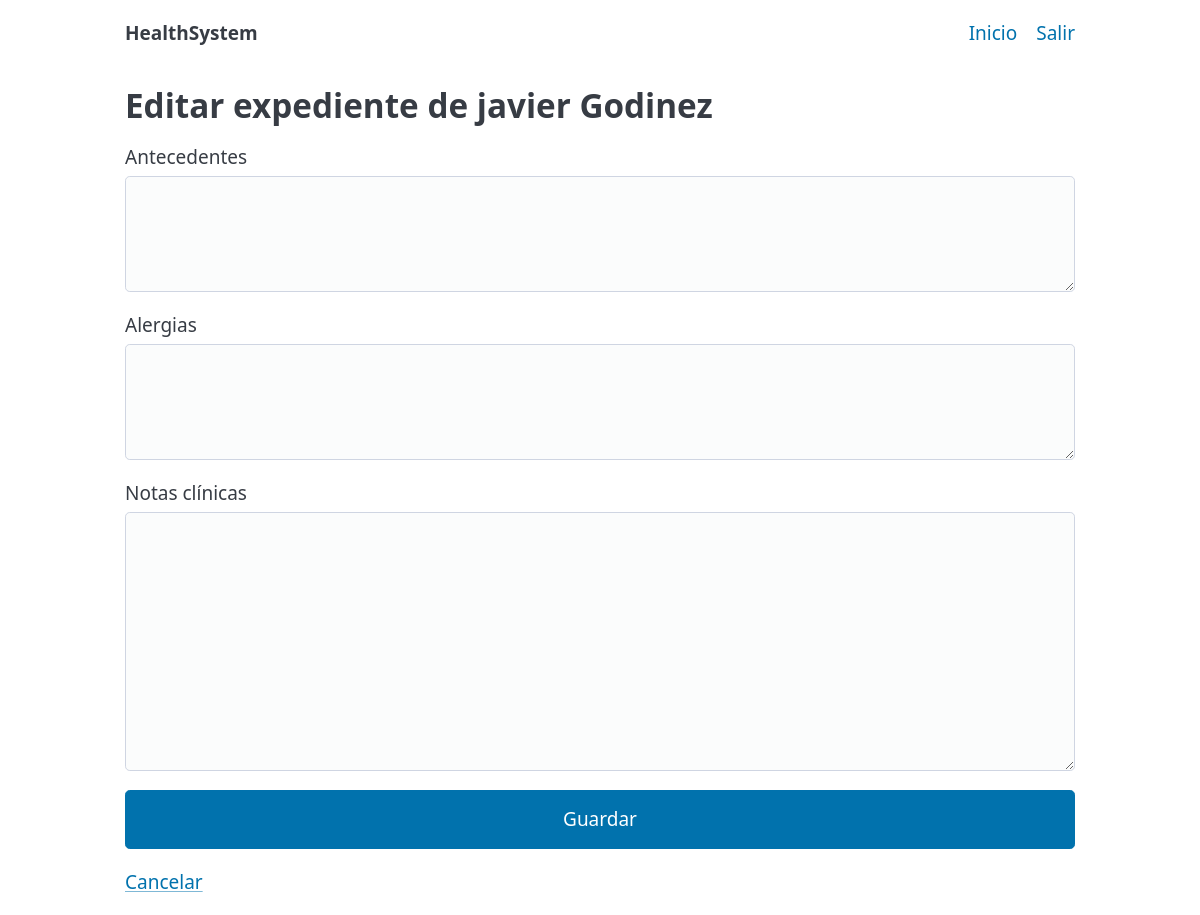
/expediente/1/editar (signed in), run on an earlier commit of the app's database.
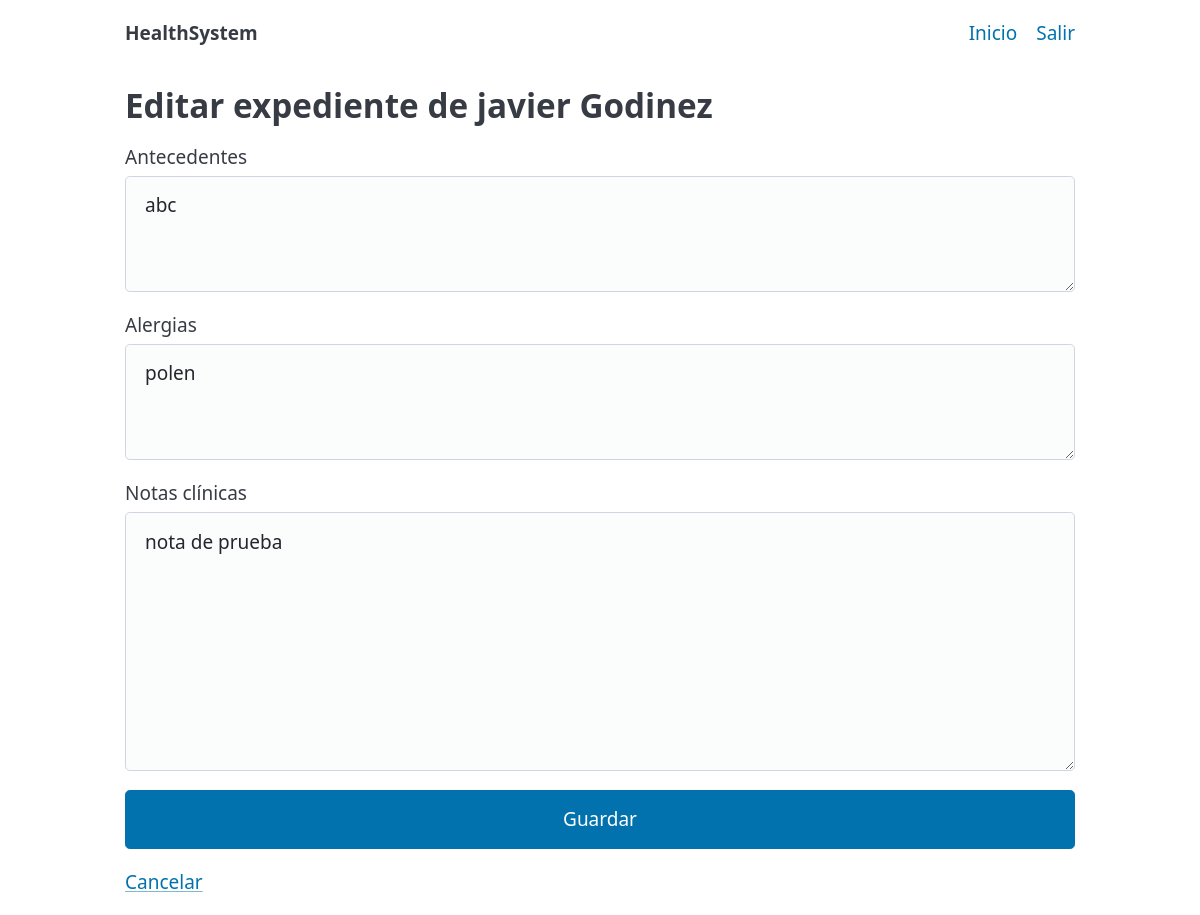
And on a later commit of the database.
### models.py (models this page shows)
class Expediente(Base):
    __tablename__ = "expedientes"
    id = Column(Integer, primary_key=True)
    paciente_id = Column(Integer, ForeignKey("usuarios.id"), unique=True, nullable=False)
    antecedentes = Column(String, nullable=True)
    alergias = Column(String, nullable=True)
    notas_clinicas = Column(String, nullable=True)
    created_at = Column(DateTime, default=datetime.utcnow, nullable=False)
    updated_at = Column(DateTime, default=datetime.utcnow, onupdate=datetime.utcnow, nullable=False)
    paciente = relationship("Usuario", back_populates="expediente")

### app.py (the view, shortened to what this page needs)
@app.route("/expediente/<int:paciente_id>/editar", methods=["GET", "POST"])
@login_required
def expediente_edit(paciente_id: int):
    if current_user.tipo not in (TipoUsuario.MEDICO, TipoUsuario.ADMIN):
        abort(403)
    with get_db() as db:
        paciente = db.get(Usuario, paciente_id)
        if not paciente:
            flash("Paciente no encontrado", "warning")
            return redirect(url_for("dashboard"))
        expediente = db.query(Expediente).filter(Expediente.paciente_id == paciente_id).first()
    with get_db() as db:
        expediente = db.query(Expediente).filter(Expediente.paciente_id == paciente_id).first()
    return render_template("expediente_edit.html", paciente=paciente, expediente=expediente)

### app.py (called while the page is built)
@contextmanager
def get_db():
    db = SessionLocal()
    try:
        yield db
        db.commit()
    except Exception:
        db.rollback()
        raise
    finally:
        db.close()

@login_manager.user_loader
def load_user(user_id):
    with get_db() as db:
        return db.get(Usuario, int(user_id))

### templates/expediente_edit.html (shortened to what this page needs)
{% extends "_layout.html" %}
{% block content %}
<h2>Editar expediente de {{ paciente.nombre }} {{ paciente.apellido }}</h2>
<form method="post">
  <label>Antecedentes
    <textarea name="antecedentes" rows="3">{{ expediente.antecedentes if expediente else '' }}</textarea>
  </label>
  <label>Alergias
    <textarea name="alergias" rows="3">{{ expediente.alergias if expediente else '' }}</textarea>
  </label>
  <label>Notas clínicas
    <textarea name="notas_clinicas" rows="8">{{ expediente.notas_clinicas if expediente else '' }}</textarea>
  </label>
  <button type="submit">Guardar</button>
  <a href="{{ url_for('expediente_view', paciente_id=paciente.id) }}">Cancelar</a>
</form>
{% endblock %}

What changed in the data, as far as the page shows it:
added Expediente: antecedentes "abc", alergias "polen", notas_clinicas "nota de prueba"
